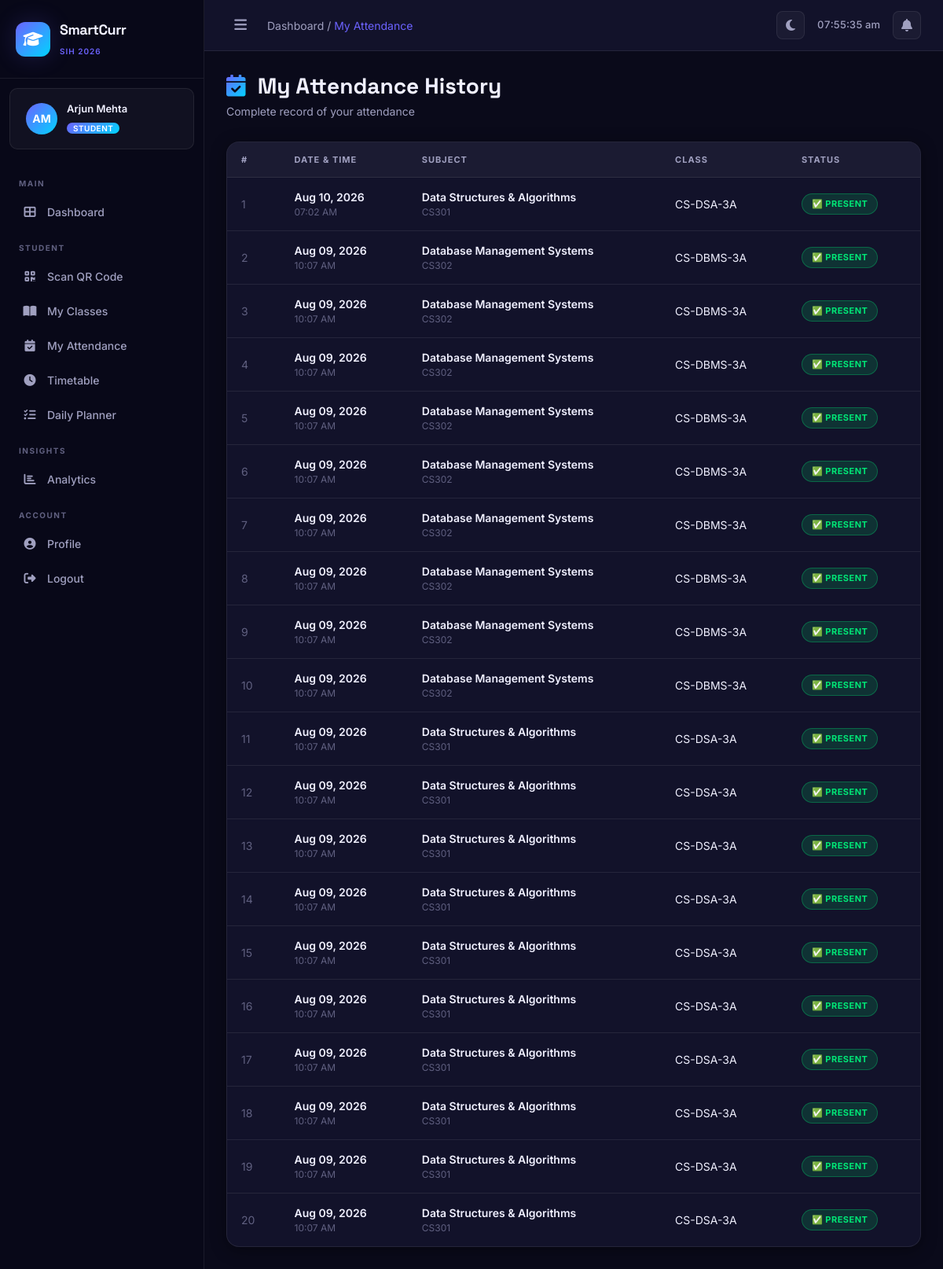
The app's page /attendance/history/ (signed in) with its own data.
### accounts/models.py (models this page shows, shortened)
class CustomUser(AbstractUser):
    ROLE_CHOICES = [
        ('student', 'Student'),
        ('teacher', 'Teacher'),
        ('admin', 'Admin'),
    ]
    role = models.CharField(max_length=20, choices=ROLE_CHOICES, default='student')
    phone = models.CharField(max_length=15, blank=True)
    profile_picture = models.ImageField(upload_to='profiles/', blank=True, null=True)
    department = models.CharField(max_length=100, blank=True)
    roll_number = models.CharField(max_length=20, blank=True)  # for students
    employee_id = models.CharField(max_length=20, blank=True)  # for teachers
    year_of_study = models.IntegerField(null=True, blank=True)  # for students
    section = models.CharField(max_length=10, blank=True)
    def is_teacher(self):
        return self.role == 'teacher'

### attendance/models.py (models this page shows, shortened)
class AttendanceRecord(models.Model):
    STATUS_CHOICES = [
        ('present', 'Present'),
        ('absent', 'Absent'),
        ('late', 'Late'),
    ]
    session = models.ForeignKey(AttendanceSession, on_delete=models.CASCADE, related_name='records')
    student = models.ForeignKey(
        'accounts.CustomUser',
        on_delete=models.CASCADE,
        related_name='attendance_records'
    )
    status = models.CharField(max_length=20, choices=STATUS_CHOICES, default='present')
    marked_at = models.DateTimeField(auto_now_add=True)
    ip_address = models.GenericIPAddressField(null=True, blank=True)
    device_info = models.CharField(max_length=500, blank=True)
    latitude = models.FloatField(null=True, blank=True)
    longitude = models.FloatField(null=True, blank=True)
    class Meta:
        unique_together = ['session', 'student']
        ordering = ['-marked_at']

class AttendanceSession(models.Model):
    STATUS_CHOICES = [
        ('active', 'Active'),
        ('expired', 'Expired'),
        ('closed', 'Closed'),
    ]
    session_id = models.UUIDField(default=uuid.uuid4, unique=True, editable=False)
    class_obj = models.ForeignKey(Class, on_delete=models.CASCADE, related_name='sessions')
    teacher = models.ForeignKey(
        'accounts.CustomUser',
        on_delete=models.CASCADE,
        related_name='created_sessions'
    )
    date = models.DateField(default=timezone.now)
    start_time = models.TimeField(default=timezone.now)
    end_time = models.TimeField(null=True, blank=True)
    qr_code = models.ImageField(upload_to='qr_codes/', blank=True, null=True)
    qr_data = models.CharField(max_length=500, blank=True)
    status = models.CharField(max_length=20, choices=STATUS_CHOICES, default='active')
    expires_at = models.DateTimeField(null=True, blank=True)
    location = models.CharField(max_length=200, blank=True)
    created_at = models.DateTimeField(auto_now_add=True)
    class Meta:
        ordering = ['-created_at']

class Class(models.Model):
    name = models.CharField(max_length=100)
    department = models.CharField(max_length=100)
    year = models.IntegerField()
    section = models.CharField(max_length=10)
    subject = models.ForeignKey(Subject, on_delete=models.CASCADE)
    teacher = models.ForeignKey(
        'accounts.CustomUser',
        on_delete=models.CASCADE,
        related_name='teaching_classes',
        limit_choices_to={'role': 'teacher'}
    )
    students = models.ManyToManyField(
        'accounts.CustomUser',
        related_name='enrolled_classes',
        blank=True,
        limit_choices_to={'role': 'student'}
    )
    created_at = models.DateTimeField(auto_now_add=True)
    class Meta:
        verbose_name_plural = "Classes"

class Subject(models.Model):
    name = models.CharField(max_length=100)
    code = models.CharField(max_length=20, unique=True)
    department = models.CharField(max_length=100)
    credits = models.IntegerField(default=3)

### attendance/views.py (the view)
# urls.py: path('attendance/history/', views.attendance_history, name='attendance_history'),
@login_required
def attendance_history(request):
    if request.user.is_teacher():
        sessions = AttendanceSession.objects.filter(teacher=request.user).select_related('class_obj').order_by('-date')
    else:
        records = AttendanceRecord.objects.filter(student=request.user).select_related('session__class_obj')
        return render(request, 'attendance/student_history.html', {'records': records})
    return render(request, 'attendance/teacher_history.html', {'sessions': sessions})

### templates/attendance/student_history.html (shortened to what this page needs)
{% extends 'base.html' %}
{% block breadcrumb %}Dashboard / <span style="color:var(--accent-primary)">My Attendance</span>{% endblock %}
{% block content %}
<div class="page-header fade-in-up">
    <h1 class="page-title"><i class="fas fa-calendar-check me-2 text-gradient"></i> My Attendance History</h1>
    <p class="page-subtitle">Complete record of your attendance</p>
</div>
<div class="card-premium fade-in-up">
    <div style="overflow-x: auto;">
        <table class="table-premium w-100">
            <thead>
                <tr>
                    <th>#</th>
                    <th>Date & Time</th>
                    <th>Subject</th>
                    <th>Class</th>
                    <th>Status</th>
                </tr>
            </thead>
            <tbody>
                {% for record in records %}
                <tr>
                    <td style="color: var(--text-muted);">{{ forloop.counter }}</td>
                    <td>
                        <div style="font-weight: 600;">{{ record.marked_at|date:"M d, Y" }}</div>
                        <div style="font-size: 12px; color: var(--text-muted);">{{ record.marked_at|time:"h:i A" }}</div>
                    </td>
                    <td>
                        <div style="font-weight: 600;">{{ record.session.class_obj.subject.name }}</div>
                        <div style="font-size: 12px; color: var(--text-muted);">{{ record.session.class_obj.subject.code }}</div>
                    </td>
                    <td>{{ record.session.class_obj.name }}</td>
                    <td>
                        <span class="badge-premium {% if record.status == 'present' %}badge-success{% elif record.status == 'late' %}badge-warning{% else %}badge-danger{% endif %}">
                            {% if record.status == 'present' %}✅{% elif record.status == 'late' %}⏰{% else %}❌{% endif %}
                            {{ record.status|title }}
                        </span>
                    </td>
                </tr>
                {% empty %}
                <tr><td colspan="5" class="text-center" style="padding: 60px; color: var(--text-muted);">No attendance records found</td></tr>
                {% endfor %}
            </tbody>
        </table>
    </div>
</div>
{% endblock %}

### templates/base.html (shortened to what this page needs)
{% load static %}
<!DOCTYPE html>
<html lang="en" data-theme="dark">
<head>
    <link href="https://cdn.jsdelivr.net/npm/bootstrap@5.3.0/dist/css/bootstrap.min.css" rel="stylesheet">
    <link href="https://cdnjs.cloudflare.com/ajax/libs/font-awesome/6.5.0/css/all.min.css" rel="stylesheet">
    <link rel="stylesheet" href="{% static 'css/main.css' %}">
</head>
<body>
    {% if user.is_authenticated %}
    <div class="sidebar" id="sidebar">
        <div class="sidebar-brand">
            <div class="brand-icon">
                <i class="fas fa-graduation-cap"></i>
            </div>
            <div class="brand-text">
                <span class="brand-name">SmartCurr</span>
                <span class="brand-sub">SIH 2026</span>
            </div>
        </div>
        <div class="sidebar-user">
            <div class="user-avatar">
                {% if user.profile_picture %}
                    <img src="{{ user.profile_picture.url }}" alt="Profile">
                {% else %}
                    <div class="avatar-placeholder">{{ user.first_name|first|upper }}{{ user.last_name|first|upper }}</div>
                {% endif %}
            </div>
            <div class="user-info">
                <span class="user-name">{{ user.get_full_name|default:user.username }}</span>
                <span class="user-role badge">{{ user.role|title }}</span>
            </div>
        </div>
        <nav class="sidebar-nav">
            <div class="nav-section-label">Main</div>
            <a href="{% url 'dashboard' %}" class="nav-link {% if request.resolver_match.url_name == 'dashboard' %}active{% endif %}">
                <i class="fas fa-th-large"></i><span>Dashboard</span>
            </a>
            {% if user.is_teacher %}
            <div class="nav-section-label">Teacher</div>
            <a href="{% url 'class_list' %}" class="nav-link {% if 'class' in request.resolver_match.url_name %}active{% endif %}">
                <i class="fas fa-chalkboard-teacher"></i><span>My Classes</span>
            </a>
            <a href="{% url 'class_create' %}" class="nav-link">
                <i class="fas fa-plus-circle"></i><span>Create Class</span>
            </a>
            <a href="{% url 'attendance_history' %}" class="nav-link">
                <i class="fas fa-history"></i><span>Attendance History</span>
            </a>
            {% else %}
            <div class="nav-section-label">Student</div>
            <a href="{% url 'mark_attendance' %}" class="nav-link {% if request.resolver_match.url_name == 'mark_attendance' %}active{% endif %}">
                <i class="fas fa-qrcode"></i><span>Scan QR Code</span>
            </a>
            <a href="{% url 'class_list' %}" class="nav-link {% if 'class' in request.resolver_match.url_name %}active{% endif %}">
                <i class="fas fa-book-open"></i><span>My Classes</span>
            </a>
            <a href="{% url 'attendance_history' %}" class="nav-link">
                <i class="fas fa-calendar-check"></i><span>My Attendance</span>
            </a>
            <a href="{% url 'timetable' %}" class="nav-link {% if request.resolver_match.url_name == 'timetable' %}active{% endif %}">
                <i class="fas fa-clock"></i><span>Timetable</span>
            </a>
            <a href="{% url 'daily_planner' %}" class="nav-link {% if request.resolver_match.url_name == 'daily_planner' %}active{% endif %}">
                <i class="fas fa-tasks"></i><span>Daily Planner</span>
            </a>
            {% endif %}
            <div class="nav-section-label">Insights</div>
            <a href="{% url 'analytics' %}" class="nav-link {% if request.resolver_match.url_name == 'analytics' %}active{% endif %}">
                <i class="fas fa-chart-bar"></i><span>Analytics</span>
            </a>
            <div class="nav-section-label">Account</div>
            <a href="{% url 'profile' %}" class="nav-link">
                <i class="fas fa-user-circle"></i><span>Profile</span>
            </a>
            <a href="{% url 'logout' %}" class="nav-link logout-link">
                <i class="fas fa-sign-out-alt"></i><span>Logout</span>
            </a>
        </nav>
    </div>
    {% endif %}
    <div class="main-content {% if not user.is_authenticated %}full-width{% endif %}">
        {% if user.is_authenticated %}
        <div class="topbar">
            <button class="sidebar-toggle" id="sidebarToggle" onclick="toggleSidebar()">
                <i class="fas fa-bars"></i>
            </button>
            <div class="topbar-breadcrumb">
                {% block breadcrumb %}{% endblock %}
            </div>
            <div class="topbar-right">
                <div class="theme-toggle" onclick="toggleTheme()" title="Toggle Theme">
                    <i class="fas fa-moon" id="themeIcon"></i>
                </div>
                <div class="topbar-time" id="topbarTime"></div>
                <div class="topbar-notif">
                    <i class="fas fa-bell"></i>
                </div>
            </div>
        </div>
        {% endif %}
        <div class="content-area">
            {% block content %}{% endblock %}
        </div>
    </div>
</body>
</html>

### records on screen
CustomUser: first_name|first "A", last_name|first "M", get_full_name "Arjun Mehta", role "STUDENT"
AttendanceRecord: marked_at "Aug 10, 2026", marked_at "07:02 AM", session.class_obj.subject.name "Data Structures & Algorithms", session.class_obj.subject.code "CS301", session.class_obj.name "CS-DSA-3A", status "PRESENT"
AttendanceRecord: marked_at "Aug 09, 2026", marked_at "10:07 AM", session.class_obj.subject.name "Database Management Systems", session.class_obj.subject.code "CS302", session.class_obj.name "CS-DBMS-3A", status "PRESENT"
AttendanceRecord: marked_at "Aug 09, 2026", marked_at "10:07 AM", session.class_obj.subject.name "Database Management Systems", session.class_obj.subject.code "CS302", session.class_obj.name "CS-DBMS-3A", status "PRESENT"
AttendanceRecord: marked_at "Aug 09, 2026", marked_at "10:07 AM", session.class_obj.subject.name "Database Management Systems", session.class_obj.subject.code "CS302", session.class_obj.name "CS-DBMS-3A", status "PRESENT"
AttendanceRecord: marked_at "Aug 09, 2026", marked_at "10:07 AM", session.class_obj.subject.name "Database Management Systems", session.class_obj.subject.code "CS302", session.class_obj.name "CS-DBMS-3A", status "PRESENT"
AttendanceRecord: marked_at "Aug 09, 2026", marked_at "10:07 AM", session.class_obj.subject.name "Database Management Systems", session.class_obj.subject.code "CS302", session.class_obj.name "CS-DBMS-3A", status "PRESENT"
AttendanceRecord: marked_at "Aug 09, 2026", marked_at "10:07 AM", session.class_obj.subject.name "Database Management Systems", session.class_obj.subject.code "CS302", session.class_obj.name "CS-DBMS-3A", status "PRESENT"
AttendanceRecord: marked_at "Aug 09, 2026", marked_at "10:07 AM", session.class_obj.subject.name "Database Management Systems", session.class_obj.subject.code "CS302", session.class_obj.name "CS-DBMS-3A", status "PRESENT"
AttendanceRecord: marked_at "Aug 09, 2026", marked_at "10:07 AM", session.class_obj.subject.name "Database Management Systems", session.class_obj.subject.code "CS302", session.class_obj.name "CS-DBMS-3A", status "PRESENT"
AttendanceRecord: marked_at "Aug 09, 2026", marked_at "10:07 AM", session.class_obj.subject.name "Database Management Systems", session.class_obj.subject.code "CS302", session.class_obj.name "CS-DBMS-3A", status "PRESENT"
AttendanceRecord: marked_at "Aug 09, 2026", marked_at "10:07 AM", session.class_obj.subject.name "Data Structures & Algorithms", session.class_obj.subject.code "CS301", session.class_obj.name "CS-DSA-3A", status "PRESENT"
AttendanceRecord: marked_at "Aug 09, 2026", marked_at "10:07 AM", session.class_obj.subject.name "Data Structures & Algorithms", session.class_obj.subject.code "CS301", session.class_obj.name "CS-DSA-3A", status "PRESENT"
AttendanceRecord: marked_at "Aug 09, 2026", marked_at "10:07 AM", session.class_obj.subject.name "Data Structures & Algorithms", session.class_obj.subject.code "CS301", session.class_obj.name "CS-DSA-3A", status "PRESENT"
AttendanceRecord: marked_at "Aug 09, 2026", marked_at "10:07 AM", session.class_obj.subject.name "Data Structures & Algorithms", session.class_obj.subject.code "CS301", session.class_obj.name "CS-DSA-3A", status "PRESENT"
AttendanceRecord: marked_at "Aug 09, 2026", marked_at "10:07 AM", session.class_obj.subject.name "Data Structures & Algorithms", session.class_obj.subject.code "CS301", session.class_obj.name "CS-DSA-3A", status "PRESENT"
AttendanceRecord: marked_at "Aug 09, 2026", marked_at "10:07 AM", session.class_obj.subject.name "Data Structures & Algorithms", session.class_obj.subject.code "CS301", session.class_obj.name "CS-DSA-3A", status "PRESENT"
AttendanceRecord: marked_at "Aug 09, 2026", marked_at "10:07 AM", session.class_obj.subject.name "Data Structures & Algorithms", session.class_obj.subject.code "CS301", session.class_obj.name "CS-DSA-3A", status "PRESENT"
AttendanceRecord: marked_at "Aug 09, 2026", marked_at "10:07 AM", session.class_obj.subject.name "Data Structures & Algorithms", session.class_obj.subject.code "CS301", session.class_obj.name "CS-DSA-3A", status "PRESENT"
AttendanceRecord: marked_at "Aug 09, 2026", marked_at "10:07 AM", session.class_obj.subject.name "Data Structures & Algorithms", session.class_obj.subject.code "CS301", session.class_obj.name "CS-DSA-3A", status "PRESENT"
AttendanceRecord: marked_at "Aug 09, 2026", marked_at "10:07 AM", session.class_obj.subject.name "Data Structures & Algorithms", session.class_obj.subject.code "CS301", session.class_obj.name "CS-DSA-3A", status "PRESENT"
